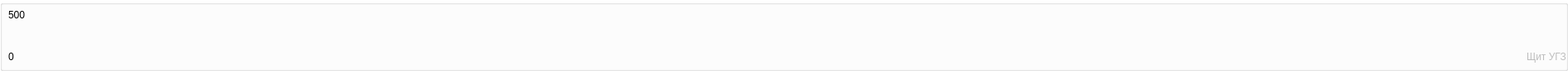
         <widget class="QGroupBox" name="groupBox5">
          <property name="sizePolicy">
           <sizepolicy hsizetype="Fixed" vsizetype="Fixed">
            <horstretch>0</horstretch>
            <verstretch>0</verstretch>
           </sizepolicy>
          </property>
          <property name="minimumSize">
           <size>
            <width>1890</width>
            <height>80</height>
           </size>
          </property>
          <property name="maximumSize">
           <size>
            <width>1890</width>
            <height>120</height>
           </size>
          </property>
          <property name="styleSheet">
           <string notr="true">QGroupBox{
                        background-color: #fff;
                        }</string>
          </property>
          <property name="title">
           <string/>
          </property>
          <widget class="QWidget" name="horizontalLayoutWidget_5">
           <property name="geometry">
            <rect>
             <x>50</x>
             <y>10</y>
             <width>1781</width>
             <height>61</height>
            </rect>
           </property>
           <layout class="QHBoxLayout" name="layout_500">
            <property name="spacing">
             <number>0</number>
            </property>
           </layout>
          </widget>
          <widget class="QLabel" name="label_8">
           <property name="geometry">
            <rect>
             <x>10</x>
             <y>60</y>
             <width>41</width>
             <height>16</height>
            </rect>
           </property>
           <property name="text">
            <string>0</string>
           </property>
          </widget>
          <widget class="QLabel" name="shield_UGZ_label">
           <property name="enabled">
            <bool>false</bool>
           </property>
           <property name="geometry">
            <rect>
             <x>1840</x>
             <y>60</y>
             <width>50</width>
             <height>16</height>
            </rect>
           </property>
           <property name="text">
            <string>Щит УГЗ</string>
           </property>
          </widget>
          <widget class="QLabel" name="label_29">
           <property name="geometry">
            <rect>
             <x>1850</x>
             <y>30</y>
             <width>31</width>
             <height>21</height>
            </rect>
           </property>
           <property name="text">
            <string/>
           </property>
           <property name="pixmap">
            <pixmap>../../image/img tools/articulated_cantilever_pos.png</pixmap>
           </property>
          </widget>
          <widget class="QLabel" name="label_30">
           <property name="geometry">
            <rect>
             <x>10</x>
             <y>10</y>
             <width>28</width>
             <height>16</height>
            </rect>
           </property>
           <property name="sizePolicy">
            <sizepolicy hsizetype="Maximum" vsizetype="Maximum">
             <horstretch>0</horstretch>
             <verstretch>0</verstretch>
            </sizepolicy>
           </property>
           <property name="text">
            <string>500</string>
           </property>
          </widget>
         </widget>
